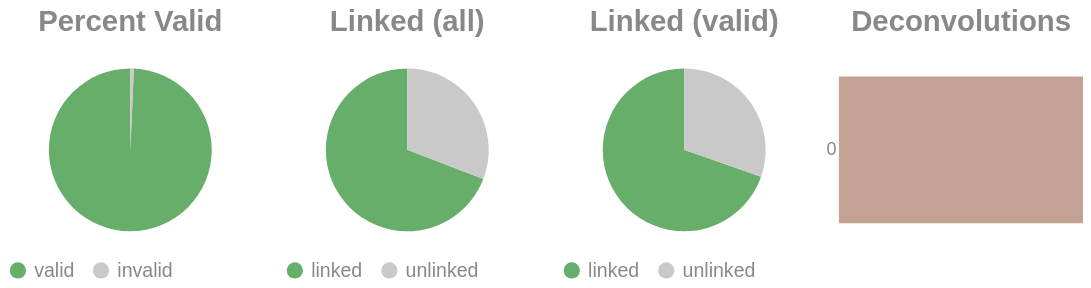

Notebook code for this chart:
### Code cell
if SKIPLR:
    pass
else:
    clash = Counter()
    for i in valids['molecule'].to_list():
        _mol = i.split("-")
        if len(_mol) == 1:
            clash.update('0')
        else:
            clash.update(_mol[-1])

    _d = {"deconvolutions": [], 'count': []}
    for k,v in clash.items():
        _d['deconvolutions'].append(k)
        _d['count'].append(v)

    tot_valid = valids['reads'].sum()
    mask = valids['reads'] >= 2
    n_linked_reads = valids.filter(mask)['reads'].sum()
    if n_linked_reads == 0:
        print_html("No linked molecules (>=2 reads) were detected; skipping linked-only distributions.")
        SKIPLR = True
    else:
        perc_valid = round(tot_valid / n_reads, 4)
        linked_perc_abs = round(n_linked_reads / n_reads, 4)
        linked_perc = round(n_linked_reads / tot_valid, 4)

    _valid = pl.DataFrame({"valids": ['valid', 'invalid'], "count": [tot_valid, n_reads - tot_valid]})
    _linked_abs = pl.DataFrame({"linked (absolute)": ['linked', 'unlinked'], "count": [n_linked_reads, n_reads - n_linked_reads]})
    _linked_rel = pl.DataFrame({"linked (valids)": ['linked', 'unlinked'], "count": [n_linked_reads, tot_valid - n_linked_reads]})

    (
        alt.hconcat(
            piechart(_valid, goodval = 'valid', title = "Percent Valid"),
            piechart(_linked_abs, goodval = "linked", title =  "Linked (all)"),
            piechart(_linked_rel, goodval = "linked", title =  "Linked (valid)"),
            convolutionbar(pl.DataFrame(_d), title = "Deconvolutions"),
            center = True,
            bounds = 'flush'
        )
        .resolve_scale(color='independent')
        .resolve_legend('independent')
        .properties(usermeta={'embedOptions': {"actions": False}})
    ).display()

### Figure 1 — Vega-Lite specification as saved in the notebook (floating-point values rounded to 4 significant figures)
{"width": "container", "height": 400, "config": {"title": {"anchor": "start", "dy": -15, "fontSize": 18, "color": "#888888", "subtitleColor": "#888888", "subtitleFontSize": 14}, "arc": {"fill": "#0072B2"}, "axis": {"domainColor": "#888888", "domainWidth": 0.5, "gridWidth": 0.2, "grid": false, "titleFontWeight": 400, "titleFontSize": 15, "labelFontSize": 11, "labelColor": "#888888", "tickColor": "#888888", "tickWidth": 0.2, "titleColor": "#888888"}, "axisBand": {"grid": false}, "axisX": {"grid": true, "tickSize": 10, "domainCap": "round"}, "axisY": {"domain": false, "grid": true, "tickSize": 0, "domainCap": "round"}, "background": "transparent", "header": {"labelFontSize": 15, "labelColor": "#888888", "titleFontSize": 15, "titleFontWeight": 600, "titleColor": "#888888"}, "legend": {"labelFont": "sans-serif", "labelFontSize": 12, "labelColor": "#888888", "symbolSize": 100, "symbolType": "circle", "titleFontSize": 12, "titlePadding": 10, "titleColor": "#888888", "title": null}, "range": {"category": ["#E69F00", "#56B4E9", "#009E73", "#F0E442", "#0072B2", "#D55E00", "#CC79A7", "#000000"], "diverging": ["#cfe8f3", "#a2d4ec", "#73bfe2", "#46abdb", "#1696d2", "#12719e"]}, "area": {"fill": "#0072B2", "fillOpacity": 0.7, "line": true, "strokeOpacity": 0.7}, "line": {"color": "#0072B2", "stroke": "#0072B2", "strokeWidth": 2}, "trail": {"color": "#0072B2", "stroke": "#0072B2", "strokeWidth": 0, "size": 1}, "point": {"filled": true, "fillOpacity": 1.0, "size": 95}, "text": {"color": "#888888", "fontSize": 11, "align": "right", "fontWeight": 400, "size": 11}, "bar": {"fill": "#0072B2", "stroke": null}, "view": {"stroke": null, "continuousWidth": 660, "continuousHeight": 400}}, "hconcat": [{"data": {"name": "data-6ceac685f389635236d51ec96a23e13e"}, "mark": {"type": "arc"}, "encoding": {"color": {"field": "valids", "legend": {"orient": "bottom", "title": null}, "scale": {"domain": ["valid", "invalid"], "range": ["#68ae6b", "#C9C9C9"]}, "title": "Valids", "type": "nominal"}, "theta": {"field": "count", "type": "quantitative"}, "tooltip": [{"field": "valids", "title": "Valids", "type": "ordinal"}, {"field": "percent", "format": ".2%", "title": "Percent", "type": "quantitative"}, {"field": "count", "title": "Count", "type": "quantitative"}]}, "height": 100, "title": {"text": "Percent Valid", "align": "center", "anchor": "middle"}, "transform": [{"calculate": "datum.count / 19734987", "as": "percent"}], "width": 150}, {"data": {"name": "data-59979c35b72353d9074d765cfcf6abc1"}, "mark": {"type": "arc"}, "encoding": {"color": {"field": "linked (absolute)", "legend": {"orient": "bottom", "title": null}, "scale": {"domain": ["linked", "unlinked"], "range": ["#68ae6b", "#C9C9C9"]}, "title": "Linked (Absolute)", "type": "nominal"}, "theta": {"field": "count", "type": "quantitative"}, "tooltip": [{"field": "linked (absolute)", "title": "Linked (Absolute)", "type": "ordinal"}, {"field": "percent", "format": ".2%", "title": "Percent", "type": "quantitative"}, {"field": "count", "title": "Count", "type": "quantitative"}]}, "height": 100, "title": {"text": "Linked (all)", "align": "center", "anchor": "middle"}, "transform": [{"calculate": "datum.count / 19734987", "as": "percent"}], "width": 150}, {"data": {"name": "data-5a977f8b463674dbc790c0e955fb45d9"}, "mark": {"type": "arc"}, "encoding": {"color": {"field": "linked (valids)", "legend": {"orient": "bottom", "title": null}, "scale": {"domain": ["linked", "unlinked"], "range": ["#68ae6b", "#C9C9C9"]}, "title": "Linked (Valids)", "type": "nominal"}, "theta": {"field": "count", "type": "quantitative"}, "tooltip": [{"field": "linked (valids)", "title": "Linked (Valids)", "type": "ordinal"}, {"field": "percent", "format": ".2%", "title": "Percent", "type": "quantitative"}, {"field": "count", "title": "Count", "type": "quantitative"}]}, "height": 100, "title": {"text": "Linked (valid)", "align": "center", "anchor": "middle"}, "transform": [{"calculate": "datum.count / 19598170", "as": "percent"}], "width": 150}, {"data": {"name": "data-6ffbe26b42860a8d1faa8f869251c6ff"}, "mark": {"type": "bar"}, "encoding": {"color": {"field": "deconvolutions", "legend": null, "scale": {"scheme": "lightgreyred"}, "type": "nominal"}, "tooltip": [{"field": "deconvolutions", "title": "Deconvolutions", "type": "ordinal"}, {"field": "percent", "format": ".2%", "title": "Percent", "type": "quantitative"}, {"field": "count", "title": "Count", "type": "quantitative"}], "x": {"axis": null, "field": "count", "type": "quantitative"}, "y": {"field": "deconvolutions", "sort": "ascending", "title": null, "type": "nominal"}}, "height": 100, "title": {"text": "Deconvolutions", "align": "center", "anchor": "middle"}, "transform": [{"calculate": "datum.count / 9988223", "as": "percent"}], "width": 150}], "bounds": "flush", "center": true, "resolve": {"legend": {"angle": "independent"}, "scale": {"color": "independent"}}, "usermeta": {"embedOptions": {"actions": false}}, "$schema": "https://vega.github.io/schema/vega-lite/v6.1.0.json", "datasets": {"data-6ceac685f389635236d51ec96a23e13e": [{"valids": "valid", "count": 19598170}, {"valids": "invalid", "count": 136817}], "data-59979c35b72353d9074d765cfcf6abc1": [{"linked (absolute)": "linked", "count": 13649540}, {"linked (absolute)": "unlinked", "count": 6085447}], "data-5a977f8b463674dbc790c0e955fb45d9": [{"linked (valids)": "linked", "count": 13649540}, {"linked (valids)": "unlinked", "count": 5948630}], "data-6ffbe26b42860a8d1faa8f869251c6ff": [{"deconvolutions": "0", "count": 9988223}]}}
